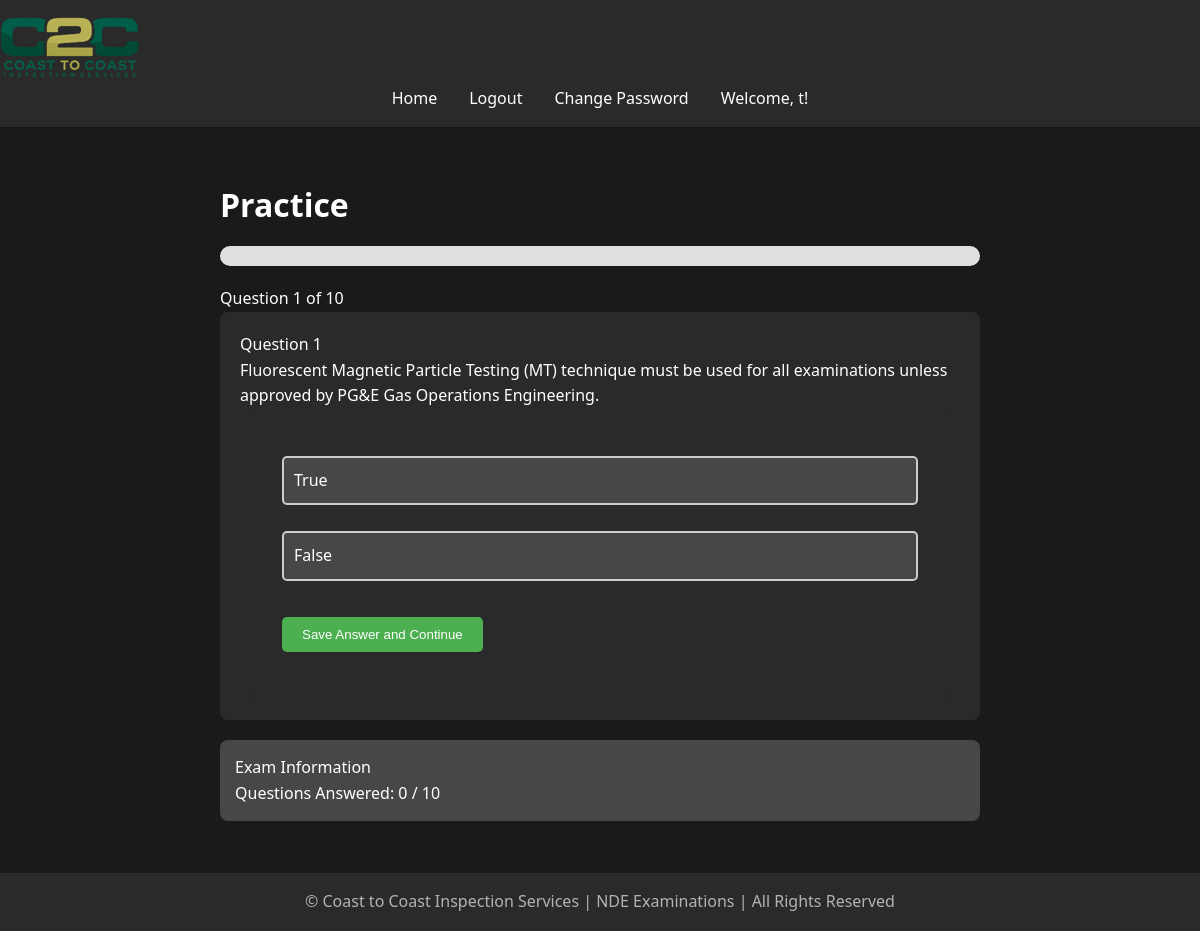
/take_exam/1 (signed in), run on the app's committed database.
### models.py (models this page shows, shortened)
class User(UserMixin, db.Model):
    id = db.Column(db.Integer, primary_key=True)
    username = db.Column(db.String(80), unique=True, nullable=False)
    password = db.Column(db.String(120), nullable=False)
    is_admin = db.Column(db.Boolean, default=False)
    exam_results = db.relationship('ExamResult', back_populates='user', lazy=True, cascade="all, delete-orphan")
    accesses = db.relationship('ExamAccess', back_populates='user', lazy=True, cascade="all, delete-orphan")
    access_requests = db.relationship('ExamAccessRequest', back_populates='user', lazy=True, cascade="all, delete-orphan")

class Exam(db.Model):
    __tablename__ = 'exam'
    id = db.Column(db.Integer, primary_key=True)
    title = db.Column(db.String(100), nullable=False)
    question_count = db.Column(db.Integer, nullable=False, default=10)
    exam_results = relationship('ExamResult', back_populates='exam', cascade='all, delete-orphan')
    questions = relationship('Question', back_populates='exam', cascade='all, delete-orphan')
    accesses = db.relationship('ExamAccess', back_populates='exam', lazy=True, cascade="all, delete-orphan")
    access_requests = db.relationship('ExamAccessRequest', back_populates='exam', lazy=True, cascade="all, delete-orphan")

class Question(db.Model):
    __tablename__ = 'question'
    id = db.Column(db.Integer, primary_key=True)
    content = db.Column(db.String(500), nullable=False)
    option_a = db.Column(db.String(200), nullable=False)
    option_b = db.Column(db.String(200), nullable=False)
    option_c = db.Column(db.String(200), nullable=True)
    option_d = db.Column(db.String(200), nullable=True)
    correct_answer = db.Column(db.String(1), nullable=False)
    exam_id = db.Column(db.Integer, db.ForeignKey('exam.id'), nullable=False)
    exam = db.relationship('Exam', back_populates='questions')
    missed_questions = db.relationship('MissedQuestion', back_populates='question', lazy=True)

### app.py (the view, shortened to what this page needs)
@app.route('/take_exam/<int:exam_id>', methods=['GET', 'POST'])
@login_required
def take_exam(exam_id):
    exam_access = ExamAccess.query.filter_by(user_id=current_user.id, exam_id=exam_id).first()
    if not exam_access or not exam_access.is_accessible:
        flash('You do not have access to this exam.', 'error')
        return redirect(url_for('home'))
    exam = Exam.query.get_or_404(exam_id)
    question_count = exam.question_count
    if 'question_sequence' not in session:
        session['question_sequence'] = random.sample([q.id for q in exam.questions], question_count)
    if 'current_index' not in session:
        session['current_index'] = 0
    if 'start_time' not in session:
        session['start_time'] = datetime.utcnow().isoformat()
    if 'answers' not in session:
        session['answers'] = {}
    question_sequence = session['question_sequence']
    current_index = session['current_index']
    current_question = Question.query.get(question_sequence[current_index])
    progress = sum(1 for answer in session['answers'].values() if answer)
    return render_template('take_exam.html',
                           exam=exam,
                           current_question=current_question,
                           current_index=current_index,
                           progress=progress,
                           question_count=question_count,
                           answers=session['answers'])

### app.py (called while the page is built)
@app.before_request
def reset_session_on_navigation():
    exam_endpoints = ['take_exam', 'submit_exam']
    current_endpoint = request.endpoint
    if current_endpoint is None:
        return

@app.context_processor
def utility_processor():
    def format_pacific_time(utc_dt):
        pacific_time = utc_to_pacific(utc_dt)
        return pacific_time.strftime('%Y-%m-%d %I:%M:%S %p %Z')
    return dict(format_pacific_time=format_pacific_time)

@login_manager.user_loader
def load_user(user_id):
    return User.query.get(int(user_id))

@app.before_request
def manage_exam_session():
    if 'start_new_exam' in request.args:
        session.pop('answers', None)
        session.pop('current_index', None)
        session.pop('start_time', None)
    elif 'exam_submitted' in session and request.endpoint != 'exam_results':
        session.pop('answers', None)
        session.pop('current_index', None)
        session.pop('start_time', None)
        session.pop('exam_submitted', None)

### templates/take_exam.html (shortened to what this page needs)
{% extends "base.html" %}
{% block content %}
<div class="exam-container">
    <h1 class="exam-title">{{ exam.title }}</h1>
    <div class="progress-container">
        <div class="progress-bar">
        </div>
        {% if not all_questions_answered %}
        <div class="progress-text">Question {{ current_index + 1 }} of {{ question_count }}</div>
        {% endif %}
    </div>
    {% if not all_questions_answered %}
    <div class="question-card">
        <div class="question-number">Question {{ current_index + 1 }}</div>
        <div class="question-text">{{ current_question.content }}</div>
        <form method="POST" id="answerForm">
            <div class="options">
                {% for option in [('A', current_question.option_a), ('B', current_question.option_b),
                                  ('C', current_question.option_c), ('D', current_question.option_d)] %}
                    {% if option[1] %}
                        <div class="option {% if answers[current_question.id|string] == option[0] %}selected{% endif %}" data-value="{{ option[0] }}">
                            {{ option[1] }}
                        </div>
                    {% endif %}
                {% endfor %}
            </div>
            <div class="action-buttons">
                <button type="submit" class="btn btn-primary" id="saveAndContinue">Save Answer and Continue</button>
            </div>
        </form>
    </div>
    {% endif %}
    <div class="info-card">
        <div class="info-title">Exam Information</div>
        <div class="info-item">Questions Answered: {{ progress }} / {{ question_count }}</div>
    </div>
</div>
{% endblock %}

### templates/base.html (shortened to what this page needs)
<!DOCTYPE html>
<html lang="en">
<head>
    <link rel="stylesheet" href="{{ url_for('static', filename='css/style.css') }}">
</head>
<body>
    <header>
        <nav class="navbar">
            <a class="navbar-brand" href="{{ url_for('home') }}">
                <img src="{{ url_for('static', filename='images/logo.png') }}" alt="Logo" class="logo">
            </a>
            <ul class="navbar-nav">
                <li><a href="{{ url_for('home') }}">Home</a></li>
                {% if current_user.is_authenticated %}
                    <li><a href="{{ url_for('logout') }}">Logout</a></li>
                    <li><a href="{{ url_for('change_password') }}">Change Password</a></li>
                    <li class="user-welcome">
                        <span>Welcome, {{ current_user.username }}!</span>
                    </li>
                {% else %}
                    <li><a href="{{ url_for('login') }}">Login</a></li>
                    <li><a href="{{ url_for('register') }}">Register</a></li>
                {% endif %}
            </ul>
        </nav>
    </header>
    <main>
        {% block content %}{% endblock %}
    </main>
    <footer>
        <p>&copy; Coast to Coast Inspection Services | NDE Examinations | All Rights Reserved</p>
    </footer>
</body>
</html>

### static/css/style.css (style rules this page uses)
:root { --bg-primary: #1a1a1a; --bg-secondary: #2a2a2a; --text-primary: #ffffff; --text-secondary: #b3b3b3; --accent-color: #87c787; --error-color: #cf6679; --success-color: #03dac6; }
* { box-sizing: border-box; margin: 0; padding: 0; }
body { font-family: 'Segoe UI', Tahoma, Geneva, Verdana, sans-serif; line-height: 1.6; color: var(--text-primary); background-color: var(--bg-primary); min-height: 100vh; display: flex; flex-direction: column; }
header { background-color: var(--bg-secondary); padding: 1rem 0; box-shadow: 0 2px 4px rgba(0,0,0,0.1); }
nav ul { display: flex; justify-content: center; align-items: center; height: 100%; list-style-type: none; margin: 0; padding: 0; }
nav ul li { margin: 0 1rem; }
nav ul li a { color: var(--text-primary); text-decoration: none; font-weight: 500; transition: color 0.3s ease; }
main { flex: 1; padding: 2rem; max-width: 1200px; margin: 0 auto; width: 100%; }
h1, h2, h3 { margin-bottom: 1rem; color: var(--text-primary); }
a { color: var(--accent-color); text-decoration: none; transition: color 0.3s ease; }
form { background-color: var(--bg-secondary); padding: 2rem; border-radius: 8px; max-width: 700px; margin: 0 auto; }
form div { margin-bottom: 1rem; }
button { background-color: rgb(59, 59, 59); color: var(--text-primary); padding: 0.5rem 1rem; border: none; border-radius: 4px; cursor: pointer; transition: background-color 0.3s ease; }
footer { text-align: center; padding: 1rem 0; background-color: var(--bg-secondary); color: var(--text-secondary); }

### templates/take_exam.html (style rules this page uses)
.exam-container { max-width: 800px; margin: 0 auto; padding: 20px; }
.progress-bar { background-color: #e0e0e0; height: 20px; border-radius: 10px; margin-bottom: 20px; }
.question-card { background-color: #2b2a2a; border-radius: 8px; padding: 20px; margin-bottom: 20px; }
.options { display: grid; gap: 10px; margin-top: 15px; }
.option { background-color: #474747; border: 2px solid #ccc; border-radius: 5px; padding: 10px; cursor: pointer; transition: all 0.3s ease; }
.action-buttons { margin-top: 20px; display: flex; justify-content: space-between; }
.btn { padding: 10px 20px; border: none; border-radius: 5px; cursor: pointer; }
.btn-primary { background-color: #4CAF50; color: white; }
.info-card { background-color: #474747; border-radius: 8px; padding: 15px; margin-top: 20px; }

### data on the page
User: username "t"
Exam: title "Practice"
Question: content "Fluorescent Magnetic Particle Testing (MT) technique must be used for all examinations unless approved by PG&E Gas Operations Engineering.", option_a "True", option_b "False"

### other printed values
{{ current_index + 1 }} "1"
{{ question_count }} "10"
{{ progress }} "0"
